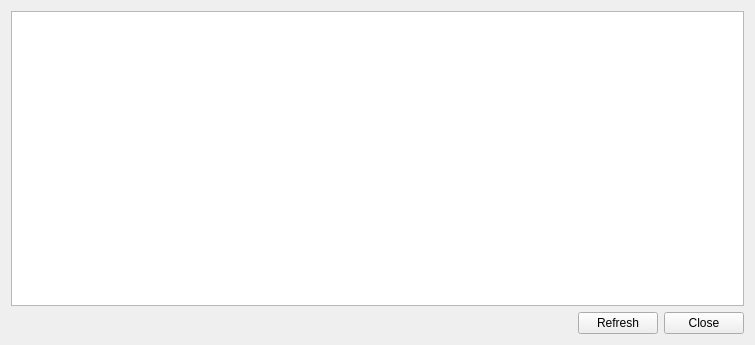
<?xml version="1.0" encoding="UTF-8"?>
<ui version="4.0">
 <class>VoteTransactions</class>
 <widget class="QWidget" name="VoteTransactions">
  <property name="geometry">
   <rect>
    <x>0</x>
    <y>0</y>
    <width>755</width>
    <height>345</height>
   </rect>
  </property>
  <property name="windowTitle">
   <string>Vote transactions</string>
  </property>
  <layout class="QGridLayout" name="gridLayout">
   <item row="1" column="1">
    <widget class="QPushButton" name="bRefresh">
     <property name="text">
      <string>Refresh</string>
     </property>
    </widget>
   </item>
   <item row="1" column="0">
    <spacer name="horizontalSpacer">
     <property name="orientation">
      <enum>Qt::Horizontal</enum>
     </property>
     <property name="sizeHint" stdset="0">
      <size>
       <width>40</width>
       <height>20</height>
      </size>
     </property>
    </spacer>
   </item>
   <item row="1" column="2">
    <widget class="QPushButton" name="bClose">
     <property name="text">
      <string>Close</string>
     </property>
    </widget>
   </item>
   <item row="0" column="0" colspan="3">
    <widget class="QTreeView" name="tRegistersView"/>
   </item>
  </layout>
 </widget>
 <resources/>
 <connections/>
</ui>
